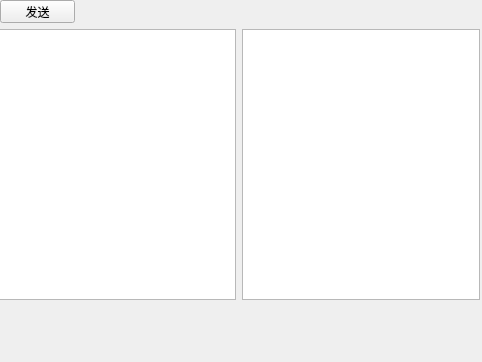
<?xml version="1.0" encoding="UTF-8"?>
<ui version="4.0">
 <class>Form</class>
 <widget class="QWidget" name="Form">
  <property name="geometry">
   <rect>
    <x>0</x>
    <y>0</y>
    <width>482</width>
    <height>362</height>
   </rect>
  </property>
  <property name="windowTitle">
   <string>Form</string>
  </property>
  <widget class="QPushButton" name="pushButton">
   <property name="geometry">
    <rect>
     <x>0</x>
     <y>0</y>
     <width>75</width>
     <height>23</height>
    </rect>
   </property>
   <property name="text">
    <string>发送</string>
   </property>
  </widget>
  <widget class="QWidget" name="horizontalLayoutWidget">
   <property name="geometry">
    <rect>
     <x>-1</x>
     <y>29</y>
     <width>481</width>
     <height>271</height>
    </rect>
   </property>
   <layout class="QHBoxLayout" name="horizontalLayout">
    <item>
     <widget class="QTextEdit" name="textEdit_2"/>
    </item>
    <item>
     <widget class="QTextEdit" name="textEditSend"/>
    </item>
   </layout>
  </widget>
 </widget>
 <resources/>
 <connections>
  <connection>
   <sender>pushButton</sender>
   <signal>clicked()</signal>
   <receiver>Form</receiver>
   <slot>sendMsg()</slot>
   <hints>
    <hint type="sourcelabel">
     <x>39</x>
     <y>14</y>
    </hint>
    <hint type="destinationlabel">
     <x>160</x>
     <y>10</y>
    </hint>
   </hints>
  </connection>
 </connections>
 <slots>
  <slot>sendMsg()</slot>
 </slots>
</ui>
